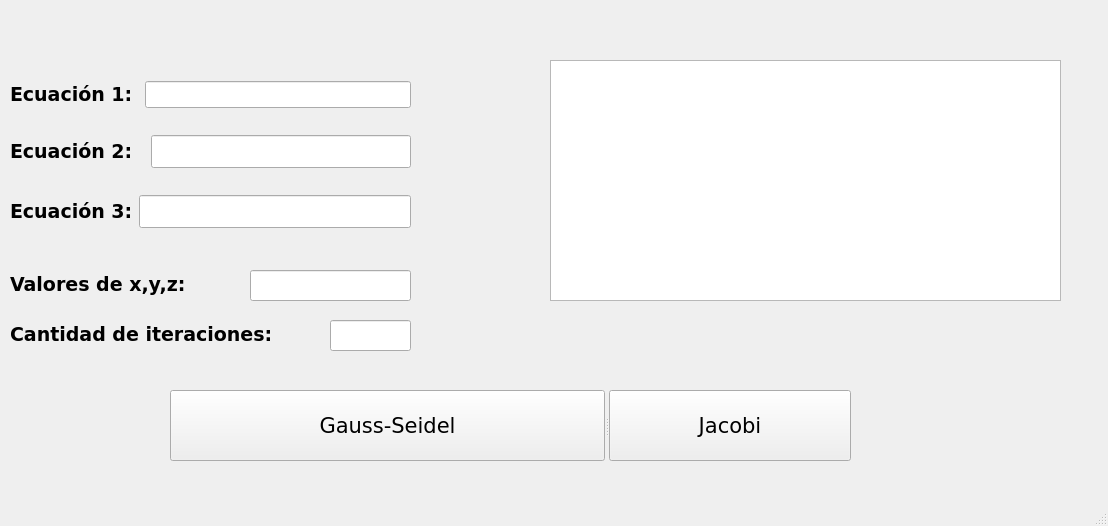
<?xml version="1.0" encoding="UTF-8"?>
<ui version="4.0">
 <class>Gauss_Jacobi</class>
 <widget class="QMainWindow" name="Gauss_Jacobi">
  <property name="geometry">
   <rect>
    <x>0</x>
    <y>0</y>
    <width>1108</width>
    <height>526</height>
   </rect>
  </property>
  <property name="windowTitle">
   <string>Metodo Gauss-Seidel y Jacobi</string>
  </property>
  <widget class="QWidget" name="centralwidget">
   <widget class="QTableWidget" name="mitabla">
    <property name="geometry">
     <rect>
      <x>550</x>
      <y>60</y>
      <width>511</width>
      <height>241</height>
     </rect>
    </property>
    <property name="font">
     <font>
      <pointsize>12</pointsize>
     </font>
    </property>
   </widget>
   <widget class="QSplitter" name="splitter">
    <property name="geometry">
     <rect>
      <x>170</x>
      <y>390</y>
      <width>681</width>
      <height>71</height>
     </rect>
    </property>
    <property name="orientation">
     <enum>Qt::Horizontal</enum>
    </property>
    <widget class="QPushButton" name="boton_gauss">
     <property name="font">
      <font>
       <family>Verdana</family>
       <pointsize>16</pointsize>
      </font>
     </property>
     <property name="text">
      <string>Gauss-Seidel</string>
     </property>
    </widget>
    <widget class="QPushButton" name="boton_jacobi">
     <property name="font">
      <font>
       <family>Verdana</family>
       <pointsize>16</pointsize>
      </font>
     </property>
     <property name="text">
      <string>Jacobi</string>
     </property>
    </widget>
   </widget>
   <widget class="QWidget" name="layoutWidget">
    <property name="geometry">
     <rect>
      <x>10</x>
      <y>60</y>
      <width>401</width>
      <height>191</height>
     </rect>
    </property>
    <layout class="QGridLayout" name="gridLayout">
     <item row="2" column="0">
      <widget class="QLabel" name="label_3">
       <property name="font">
        <font>
         <family>Verdana</family>
         <pointsize>14</pointsize>
         <weight>75</weight>
         <bold>true</bold>
        </font>
       </property>
       <property name="text">
        <string>Ecuación 3:</string>
       </property>
      </widget>
     </item>
     <item row="1" column="3">
      <widget class="QLineEdit" name="expresion2">
       <property name="font">
        <font>
         <pointsize>16</pointsize>
        </font>
       </property>
      </widget>
     </item>
     <item row="2" column="1" colspan="3">
      <widget class="QLineEdit" name="expresion3">
       <property name="font">
        <font>
         <pointsize>16</pointsize>
        </font>
       </property>
      </widget>
     </item>
     <item row="1" column="0" colspan="3">
      <widget class="QLabel" name="label_2">
       <property name="font">
        <font>
         <family>Verdana</family>
         <pointsize>14</pointsize>
         <weight>75</weight>
         <bold>true</bold>
        </font>
       </property>
       <property name="text">
        <string>Ecuación 2:</string>
       </property>
      </widget>
     </item>
     <item row="0" column="2" colspan="2">
      <widget class="QLineEdit" name="expresion1">
       <property name="font">
        <font>
         <pointsize>12</pointsize>
        </font>
       </property>
       <property name="text">
        <string/>
       </property>
      </widget>
     </item>
     <item row="0" column="0" colspan="2">
      <widget class="QLabel" name="label">
       <property name="font">
        <font>
         <family>Verdana</family>
         <pointsize>14</pointsize>
         <weight>75</weight>
         <bold>true</bold>
        </font>
       </property>
       <property name="text">
        <string>Ecuación 1:</string>
       </property>
      </widget>
     </item>
    </layout>
   </widget>
   <widget class="QLineEdit" name="valores_iniciales">
    <property name="geometry">
     <rect>
      <x>250</x>
      <y>270</y>
      <width>161</width>
      <height>31</height>
     </rect>
    </property>
    <property name="font">
     <font>
      <pointsize>16</pointsize>
     </font>
    </property>
   </widget>
   <widget class="QLabel" name="label_4">
    <property name="geometry">
     <rect>
      <x>10</x>
      <y>270</y>
      <width>231</width>
      <height>28</height>
     </rect>
    </property>
    <property name="font">
     <font>
      <family>Verdana</family>
      <pointsize>14</pointsize>
      <weight>75</weight>
      <bold>true</bold>
     </font>
    </property>
    <property name="text">
     <string>Valores de x,y,z:</string>
    </property>
   </widget>
   <widget class="QLabel" name="label_5">
    <property name="geometry">
     <rect>
      <x>10</x>
      <y>320</y>
      <width>311</width>
      <height>28</height>
     </rect>
    </property>
    <property name="font">
     <font>
      <family>Verdana</family>
      <pointsize>14</pointsize>
      <weight>75</weight>
      <bold>true</bold>
     </font>
    </property>
    <property name="text">
     <string>Cantidad de iteraciones:</string>
    </property>
   </widget>
   <widget class="QLineEdit" name="numero_iteraciones">
    <property name="geometry">
     <rect>
      <x>330</x>
      <y>320</y>
      <width>81</width>
      <height>31</height>
     </rect>
    </property>
    <property name="font">
     <font>
      <pointsize>16</pointsize>
     </font>
    </property>
   </widget>
  </widget>
  <widget class="QMenuBar" name="menubar">
   <property name="geometry">
    <rect>
     <x>0</x>
     <y>0</y>
     <width>1108</width>
     <height>26</height>
    </rect>
   </property>
  </widget>
  <widget class="QStatusBar" name="statusbar"/>
 </widget>
 <resources/>
 <connections/>
</ui>
